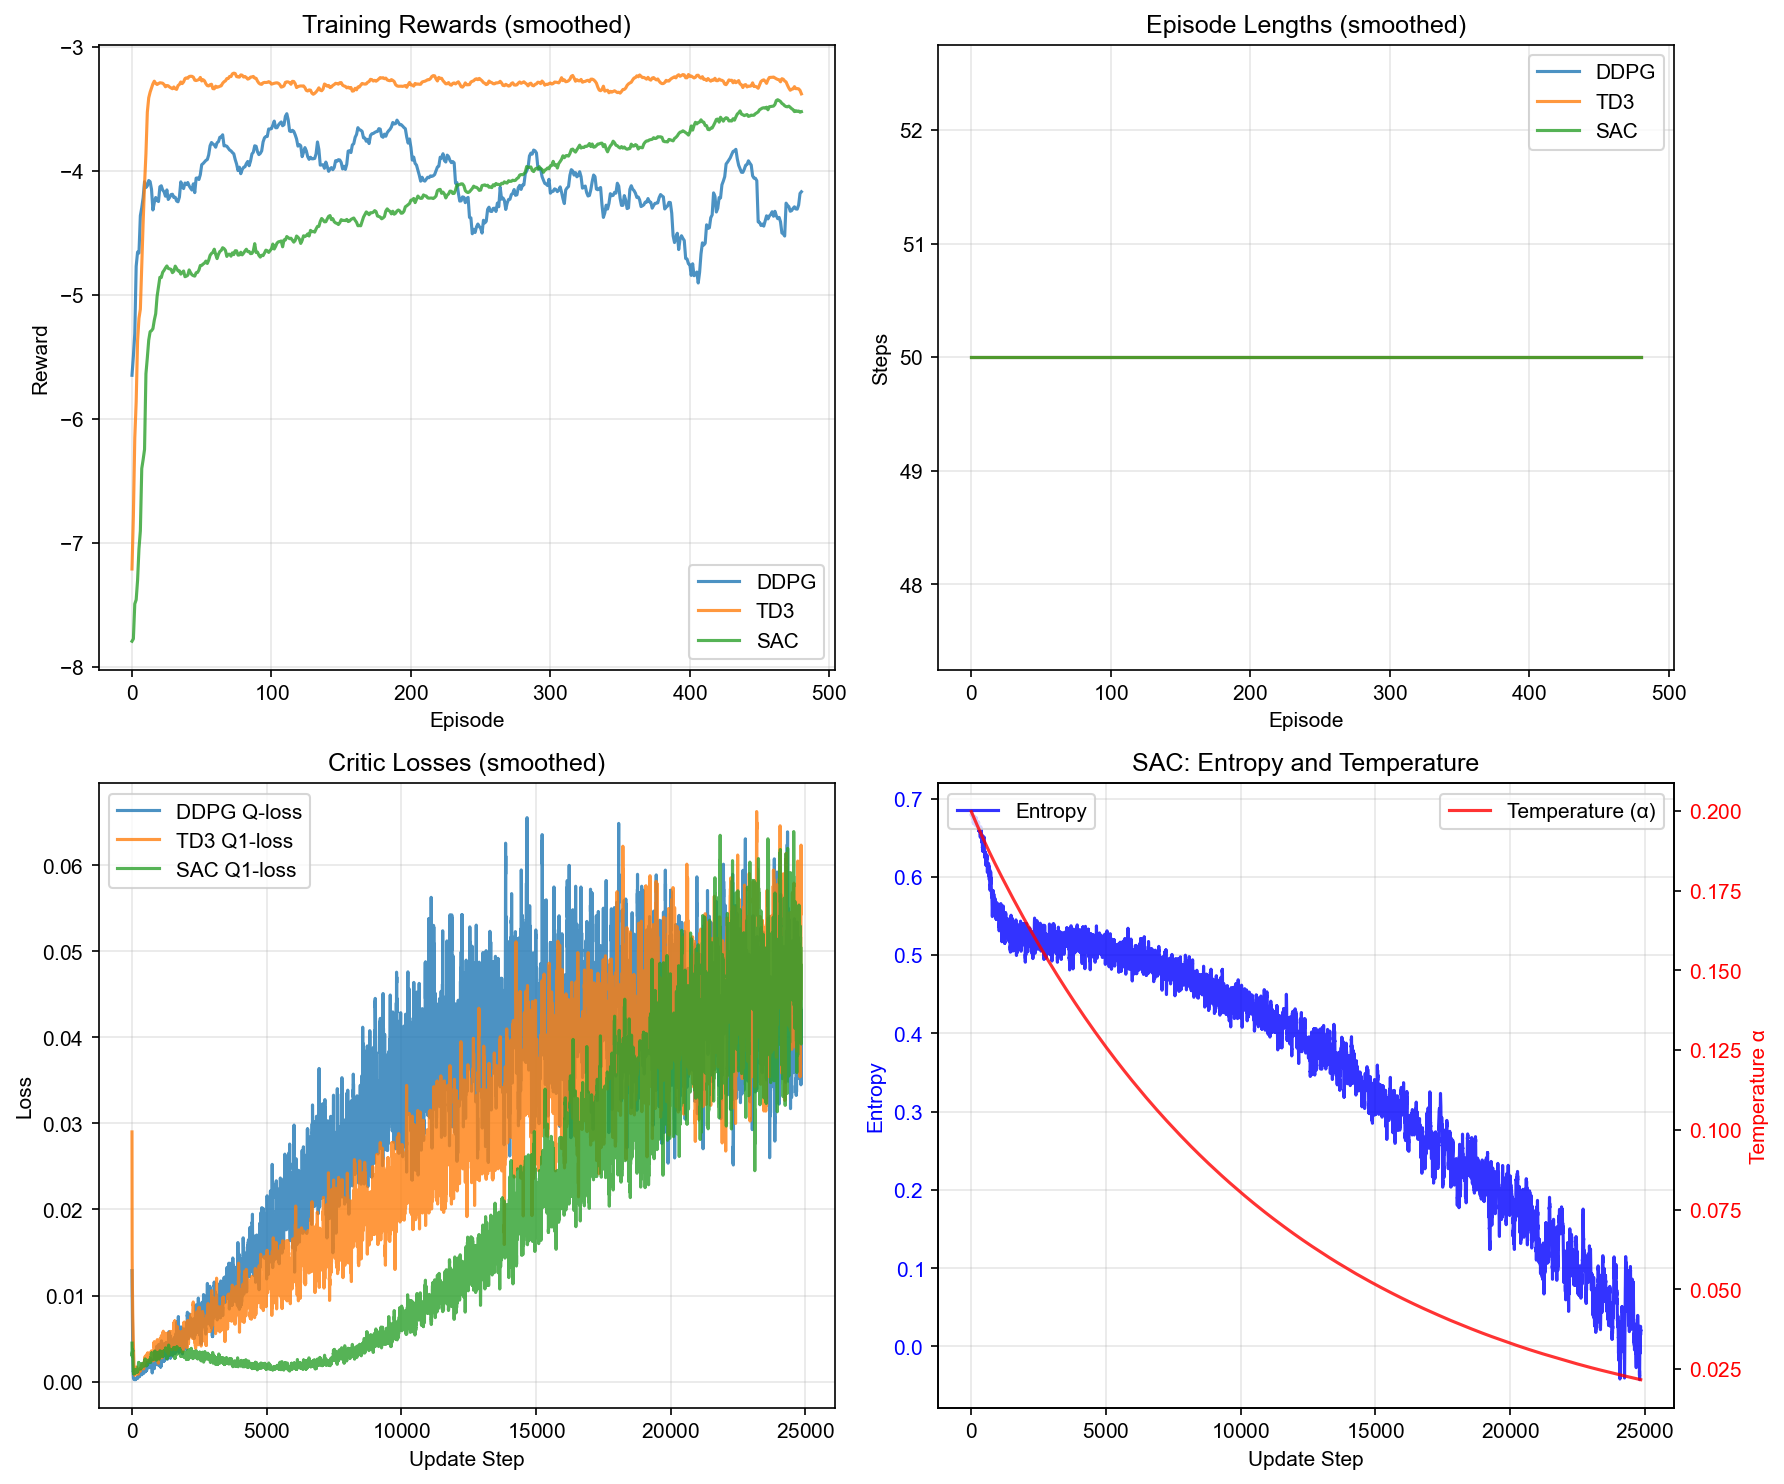

Reproduce this figure in Python.
"""
Comparison of Continuous Control Algorithms for MFG.

Compares three state-of-the-art continuous control algorithms:
- DDPG: Deterministic policy with single critic
- TD3: Deterministic policy with twin critics and delayed updates
- SAC: Stochastic policy with entropy regularization

Problem: Continuous LQ-MFG with crowd aversion
- State: Position in [0,1]
- Action: Continuous velocity in [-1,1]
- Mean field coupling: Quadratic cost for proximity to crowd

Results show:
- DDPG: Fastest training but potential overestimation
- TD3: More stable than DDPG, reduced variance
- SAC: Best exploration and robustness via entropy

Author: MFG_PDE Team
Date: October 2025
"""

from __future__ import annotations

import sys
from importlib.util import find_spec
from pathlib import Path
from typing import TYPE_CHECKING, Any

import numpy as np

if TYPE_CHECKING:
    from numpy.typing import NDArray

# Add package to path
package_root = Path(__file__).parent.parent.parent
sys.path.insert(0, str(package_root))

from mfg_pde.alg.reinforcement.algorithms.mean_field_ddpg import MeanFieldDDPG  # noqa: E402
from mfg_pde.alg.reinforcement.algorithms.mean_field_sac import MeanFieldSAC  # noqa: E402
from mfg_pde.alg.reinforcement.algorithms.mean_field_td3 import MeanFieldTD3  # noqa: E402

# Check for PyTorch
TORCH_AVAILABLE = find_spec("torch") is not None
if not TORCH_AVAILABLE:
    print("PyTorch not available. Install with: pip install torch")
    sys.exit(1)

# Check for Gymnasium
GYMNASIUM_AVAILABLE = find_spec("gymnasium") is not None
if not GYMNASIUM_AVAILABLE:
    print("Gymnasium not available. Install with: pip install gymnasium")
    sys.exit(1)

try:
    import matplotlib.pyplot as plt

    MATPLOTLIB_AVAILABLE = True
except ImportError:
    MATPLOTLIB_AVAILABLE = False


class ContinuousLQMFGEnv:
    """
    Continuous Linear-Quadratic Mean Field Game environment.

    State: x ∈ [0,1] (position)
    Action: a ∈ [-1,1] (velocity)
    Dynamics: x_{t+1} = x_t + a_t·dt + σ·dW
    Reward: r(x,a,m) = -c_state·(x-x_goal)² - c_action·a² - c_crowd·∫(x-y)²m(y)dy

    This is a canonical test problem for continuous MFG control.
    """

    def __init__(
        self,
        num_agents: int = 100,
        dt: float = 0.1,
        max_steps: int = 50,
        state_noise: float = 0.05,
        x_goal: float = 0.7,
        c_state: float = 1.0,
        c_action: float = 0.1,
        c_crowd: float = 0.5,
    ):
        """
        Initialize continuous LQ-MFG environment.

        Args:
            num_agents: Population size
            dt: Time step
            max_steps: Episode length
            state_noise: Diffusion coefficient
            x_goal: Target position
            c_state: State tracking cost
            c_action: Action cost
            c_crowd: Crowd aversion cost
        """
        self.num_agents = num_agents
        self.dt = dt
        self.max_steps = max_steps
        self.state_noise = state_noise
        self.x_goal = x_goal
        self.c_state = c_state
        self.c_action = c_action
        self.c_crowd = c_crowd

        # State space
        self.state_dim = 1
        self.action_dim = 1
        self.action_bounds = (-1.0, 1.0)

        # Population state (histogram bins)
        self.num_bins = 20
        self.bin_edges = np.linspace(0, 1, self.num_bins + 1)
        self.population_dim = self.num_bins

        # Episode state
        self.current_step = 0
        self.agent_positions = None
        self.population_density = None

    def reset(self) -> tuple[NDArray, dict[str, Any]]:
        """Reset environment."""
        self.current_step = 0

        # Random initial positions
        self.agent_positions = np.random.uniform(0.2, 0.4, self.num_agents)

        # Compute population density
        self._update_population_density()

        # Return single agent state
        agent_idx = 0
        state = np.array([self.agent_positions[agent_idx]], dtype=np.float32)

        return state, {}

    def step(self, action: NDArray | float) -> tuple[NDArray, float, bool, bool, dict]:
        """
        Execute action for single agent.

        Args:
            action: Continuous action in [-1, 1]

        Returns:
            next_state, reward, terminated, truncated, info
        """
        if isinstance(action, np.ndarray):
            action_val = float(action[0])
        else:
            action_val = float(action)

        # Clip action
        action_val = np.clip(action_val, self.action_bounds[0], self.action_bounds[1])

        # Update agent position
        agent_idx = 0  # Control first agent
        x = self.agent_positions[agent_idx]

        # Dynamics: x_{t+1} = x_t + a·dt + σ·dW
        noise = np.random.normal(0, self.state_noise * np.sqrt(self.dt))
        x_next = x + action_val * self.dt + noise
        x_next = np.clip(x_next, 0.0, 1.0)  # Stay in bounds

        self.agent_positions[agent_idx] = x_next

        # Update population (simple: other agents follow mean)
        for i in range(1, self.num_agents):
            mean_pos = self.agent_positions.mean()
            noise = np.random.normal(0, self.state_noise * np.sqrt(self.dt))
            self.agent_positions[i] += (mean_pos - self.agent_positions[i]) * 0.1 + noise
            self.agent_positions[i] = np.clip(self.agent_positions[i], 0.0, 1.0)

        self._update_population_density()

        # Compute reward
        state_cost = self.c_state * (x_next - self.x_goal) ** 2
        action_cost = self.c_action * action_val**2

        # Crowd cost: distance to population
        crowd_cost = 0.0
        for other_x in self.agent_positions[1:]:
            crowd_cost += (x_next - other_x) ** 2
        crowd_cost *= self.c_crowd / (self.num_agents - 1)

        reward = -(state_cost + action_cost + crowd_cost)

        # Check termination
        self.current_step += 1
        terminated = False
        truncated = self.current_step >= self.max_steps

        next_state = np.array([x_next], dtype=np.float32)

        return next_state, reward, terminated, truncated, {}

    def _update_population_density(self):
        """Update population density histogram."""
        counts, _ = np.histogram(self.agent_positions, bins=self.bin_edges)
        self.population_density = counts / self.num_agents  # Normalize

    def get_population_state(self) -> Any:
        """Get population state for mean field algorithms."""

        class PopState:
            def __init__(self, density):
                self.density_histogram = density

        return PopState(self.population_density.astype(np.float32))


def train_algorithm(algo_class, algo_name: str, env, num_episodes: int, config: dict | None = None) -> dict:
    """
    Train an algorithm and return statistics.

    Args:
        algo_class: Algorithm class (MeanFieldDDPG, MeanFieldTD3, MeanFieldSAC)
        algo_name: Name for logging
        env: Environment
        num_episodes: Training episodes
        config: Algorithm configuration

    Returns:
        Training statistics
    """
    print(f"\n{'='*60}")
    print(f"Training {algo_name}")
    print(f"{'='*60}")

    algo = algo_class(
        env=env,
        state_dim=1,
        action_dim=1,
        population_dim=env.population_dim,
        action_bounds=env.action_bounds,
        config=config,
    )

    stats = algo.train(num_episodes=num_episodes)

    return stats


def plot_comparison(ddpg_stats: dict, td3_stats: dict, sac_stats: dict, save_path: str | None = None):
    """
    Plot comparison of three algorithms.

    Args:
        ddpg_stats: DDPG training statistics
        td3_stats: TD3 training statistics
        sac_stats: SAC training statistics
        save_path: Optional path to save figure
    """
    if not MATPLOTLIB_AVAILABLE:
        print("Matplotlib not available, skipping plots")
        return

    fig, axes = plt.subplots(2, 2, figsize=(12, 10))

    # Smooth rewards
    def smooth(data, window=20):
        if len(data) < window:
            return data
        return np.convolve(data, np.ones(window) / window, mode="valid")

    # 1. Episode Rewards
    ax = axes[0, 0]
    ax.plot(smooth(ddpg_stats["episode_rewards"]), label="DDPG", alpha=0.8)
    ax.plot(smooth(td3_stats["episode_rewards"]), label="TD3", alpha=0.8)
    ax.plot(smooth(sac_stats["episode_rewards"]), label="SAC", alpha=0.8)
    ax.set_xlabel("Episode")
    ax.set_ylabel("Reward")
    ax.set_title("Training Rewards (smoothed)")
    ax.legend()
    ax.grid(True, alpha=0.3)

    # 2. Episode Lengths
    ax = axes[0, 1]
    ax.plot(smooth(ddpg_stats["episode_lengths"]), label="DDPG", alpha=0.8)
    ax.plot(smooth(td3_stats["episode_lengths"]), label="TD3", alpha=0.8)
    ax.plot(smooth(sac_stats["episode_lengths"]), label="SAC", alpha=0.8)
    ax.set_xlabel("Episode")
    ax.set_ylabel("Steps")
    ax.set_title("Episode Lengths (smoothed)")
    ax.legend()
    ax.grid(True, alpha=0.3)

    # 3. Critic Losses
    ax = axes[1, 0]
    if ddpg_stats["critic_losses"]:
        ax.plot(smooth(ddpg_stats["critic_losses"]), label="DDPG Q-loss", alpha=0.8)
    if td3_stats["critic1_losses"]:
        ax.plot(smooth(td3_stats["critic1_losses"]), label="TD3 Q1-loss", alpha=0.8)
    if sac_stats["critic1_losses"]:
        ax.plot(smooth(sac_stats["critic1_losses"]), label="SAC Q1-loss", alpha=0.8)
    ax.set_xlabel("Update Step")
    ax.set_ylabel("Loss")
    ax.set_title("Critic Losses (smoothed)")
    ax.legend()
    ax.grid(True, alpha=0.3)

    # 4. SAC-specific: Entropy and Temperature
    ax = axes[1, 1]
    if sac_stats["entropy_values"]:
        ax_entropy = ax
        ax_entropy.plot(smooth(sac_stats["entropy_values"]), label="Entropy", color="blue", alpha=0.8)
        ax_entropy.set_xlabel("Update Step")
        ax_entropy.set_ylabel("Entropy", color="blue")
        ax_entropy.tick_params(axis="y", labelcolor="blue")
        ax_entropy.grid(True, alpha=0.3)

        # Twin axis for temperature
        ax_alpha = ax_entropy.twinx()
        ax_alpha.plot(smooth(sac_stats["alpha_values"]), label="Temperature (α)", color="red", alpha=0.8)
        ax_alpha.set_ylabel("Temperature α", color="red")
        ax_alpha.tick_params(axis="y", labelcolor="red")

        ax_entropy.set_title("SAC: Entropy and Temperature")
        ax_entropy.legend(loc="upper left")
        ax_alpha.legend(loc="upper right")

    plt.tight_layout()

    if save_path:
        plt.savefig(save_path, dpi=150, bbox_inches="tight")
        print(f"\nPlot saved to {save_path}")

    plt.show()


def print_summary(ddpg_stats: dict, td3_stats: dict, sac_stats: dict):
    """Print summary statistics."""
    print(f"\n{'='*60}")
    print("FINAL PERFORMANCE COMPARISON")
    print(f"{'='*60}")

    def get_final_performance(stats):
        rewards = stats["episode_rewards"][-50:]  # Last 50 episodes
        return np.mean(rewards), np.std(rewards)

    ddpg_mean, ddpg_std = get_final_performance(ddpg_stats)
    td3_mean, td3_std = get_final_performance(td3_stats)
    sac_mean, sac_std = get_final_performance(sac_stats)

    print("\nReward (last 50 episodes):")
    print(f"  DDPG: {ddpg_mean:7.2f} ± {ddpg_std:5.2f}")
    print(f"  TD3:  {td3_mean:7.2f} ± {td3_std:5.2f}")
    print(f"  SAC:  {sac_mean:7.2f} ± {sac_std:5.2f}")

    # Determine winner
    best_mean = max(ddpg_mean, td3_mean, sac_mean)
    if sac_mean == best_mean:
        winner = "SAC"
    elif td3_mean == best_mean:
        winner = "TD3"
    else:
        winner = "DDPG"

    print(f"\nBest Algorithm: {winner}")

    # Key differences
    print(f"\n{'='*60}")
    print("KEY ALGORITHM PROPERTIES")
    print(f"{'='*60}")
    print("\nDDPG (Deep Deterministic Policy Gradient):")
    print("  - Deterministic policy: a = μ(s,m)")
    print("  - Single critic Q(s,a,m)")
    print("  - OU noise for exploration")
    print("  - Fastest training but potential overestimation")

    print("\nTD3 (Twin Delayed DDPG):")
    print("  - Deterministic policy: a = μ(s,m)")
    print("  - Twin critics: min(Q1, Q2) reduces overestimation")
    print("  - Delayed policy updates for stability")
    print("  - Target policy smoothing for robustness")

    print("\nSAC (Soft Actor-Critic):")
    print("  - Stochastic policy: a ~ π(·|s,m)")
    print("  - Maximum entropy objective: J = E[r + α·H(π)]")
    print("  - Automatic temperature tuning")
    print("  - Best exploration and robustness")

    print(f"\n{'='*60}\n")


def main():
    """Run comparison experiment."""
    # Create environment
    env = ContinuousLQMFGEnv(
        num_agents=100,
        dt=0.1,
        max_steps=50,
        state_noise=0.05,
        x_goal=0.7,
        c_state=1.0,
        c_action=0.1,
        c_crowd=0.5,
    )

    # Training configuration
    num_episodes = 500

    # Shared config for fair comparison
    base_config = {
        "actor_lr": 1e-4,
        "critic_lr": 1e-3,
        "discount_factor": 0.99,
        "tau": 0.005,
        "batch_size": 128,
        "replay_buffer_size": 50000,
        "hidden_dims": [128, 64],
    }

    # Train DDPG
    ddpg_config = {**base_config, "exploration_noise_std": 0.2}
    ddpg_stats = train_algorithm(MeanFieldDDPG, "DDPG", env, num_episodes, ddpg_config)

    # Reset environment
    env.reset()

    # Train TD3
    td3_config = {
        **base_config,
        "policy_delay": 2,
        "target_noise_std": 0.2,
        "target_noise_clip": 0.5,
        "exploration_noise_std": 0.2,
    }
    td3_stats = train_algorithm(MeanFieldTD3, "TD3", env, num_episodes, td3_config)

    # Reset environment
    env.reset()

    # Train SAC
    sac_config = {
        **base_config,
        "auto_tune_temperature": True,
        "initial_temperature": 0.2,
        "alpha_lr": 1e-4,
    }
    sac_stats = train_algorithm(MeanFieldSAC, "SAC", env, num_episodes, sac_config)

    # Print summary
    print_summary(ddpg_stats, td3_stats, sac_stats)

    # Plot results
    save_path = package_root / "examples" / "advanced" / "continuous_control_comparison.png"
    plot_comparison(ddpg_stats, td3_stats, sac_stats, save_path=str(save_path))


if __name__ == "__main__":
    main()
